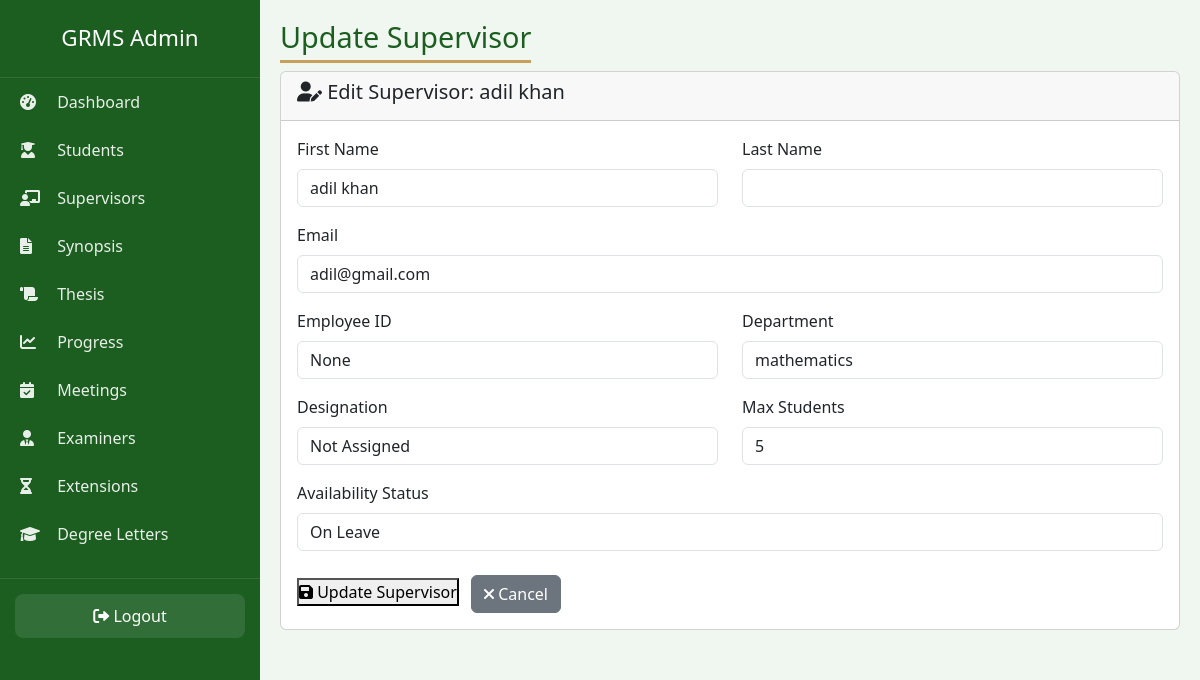
The app's page /admin-panel-2026-secure/supervisors/1/update/ (signed in) with its own data.
### accounts/models.py (models this page shows, shortened)
class Supervisor(models.Model):
    AVAILABILITY = (
        ('Available', 'Available'),
        ('Not Available', 'Not Available'),
        ('On Leave', 'On Leave'),
    )
    user = models.OneToOneField(User, on_delete=models.CASCADE, related_name='supervisor_profile')
    employee_id = models.CharField(max_length=30, unique=True, blank=True, null=True)
    department = models.CharField(max_length=100)
    designation = models.CharField(max_length=50)
    availability_status = models.CharField(max_length=20, choices=AVAILABILITY, default='Available')
    max_students = models.IntegerField(default=5)

### accounts/views.py (the view, shortened to what this page needs)
# urls.py: path('admin-panel-2026-secure/supervisors/<int:pk>/update/', views.admin_supervisor_update, name='admin_supervisor_update'),
@login_required
@user_passes_test(is_admin)
def admin_supervisor_update(request, pk):
    supervisor = get_object_or_404(Supervisor, pk=pk)
    return render(request, 'admin/supervisor/update.html', {'supervisor': supervisor})

### accounts/views.py (called while the page is built)
def is_admin(user):
    return user.is_superuser or user.groups.filter(name='Admin').exists()

### templates/admin/supervisor/update.html (shortened to what this page needs)
{% extends 'admin/base.html' %}
{% load static %}
{% block page_title %}Update Supervisor{% endblock %}
{% block content %}
<div class="card">
    <div class="card-header">
        <h5><i class="fas fa-user-edit"></i> Edit Supervisor: {{ supervisor.user.get_full_name }}</h5>
    </div>
    <div class="card-body">
        <form method="post">
            <div class="row">
                <div class="col-md-6 mb-3">
                    <label class="form-label">First Name</label>
                    <input type="text" name="first_name" class="form-control" value="{{ supervisor.user.first_name }}">
                </div>
                <div class="col-md-6 mb-3">
                    <label class="form-label">Last Name</label>
                    <input type="text" name="last_name" class="form-control" value="{{ supervisor.user.last_name }}">
                </div>
            </div>
            <div class="mb-3">
                <label class="form-label">Email</label>
                <input type="email" name="email" class="form-control" value="{{ supervisor.user.email }}" required>
            </div>
            <div class="row">
                <div class="col-md-6 mb-3">
                    <label class="form-label">Employee ID</label>
                    <input type="text" name="employee_id" class="form-control" value="{{ supervisor.employee_id }}">
                </div>
                <div class="col-md-6 mb-3">
                    <label class="form-label">Department</label>
                    <input type="text" name="department" class="form-control" value="{{ supervisor.department }}">
                </div>
            </div>
            <div class="row">
                <div class="col-md-6 mb-3">
                    <label class="form-label">Designation</label>
                    <input type="text" name="designation" class="form-control" value="{{ supervisor.designation }}">
                </div>
                <div class="col-md-6 mb-3">
                    <label class="form-label">Max Students</label>
                    <input type="number" name="max_students" class="form-control" value="{{ supervisor.max_students }}">
                </div>
            </div>
            <div class="mb-3">
                <label class="form-label">Availability Status</label>
                <select name="availability_status" class="form-control">
                    <option value="On Leave" {% if supervisor.availability_status == 'On Leave' %}selected{% endif %}>On Leave</option>
                </select>
            </div>
            <div class="mt-4">
                <button type="submit" class="btn-action">
                    <i class="fas fa-save"></i> Update Supervisor
                </button>
                <a href="{% url 'admin_supervisor_list' %}" class="btn btn-secondary ms-2">
                    <i class="fas fa-times"></i> Cancel
                </a>
            </div>
        </form>
    </div>
</div>
{% endblock %}

### templates/admin/base.html (style rules this page uses)
* { margin:0;padding:0;box-sizing:border-box; }
body { background:#f0f7f0;font-family:'Segoe UI',sans-serif; }

### records on screen
Supervisor: user.get_full_name "adil khan", first_name "adil khan", email "adil@gmail.com", employee_id "None", department "mathematics", designation "Not Assigned", max_students "5", availability_status "On Leave"
